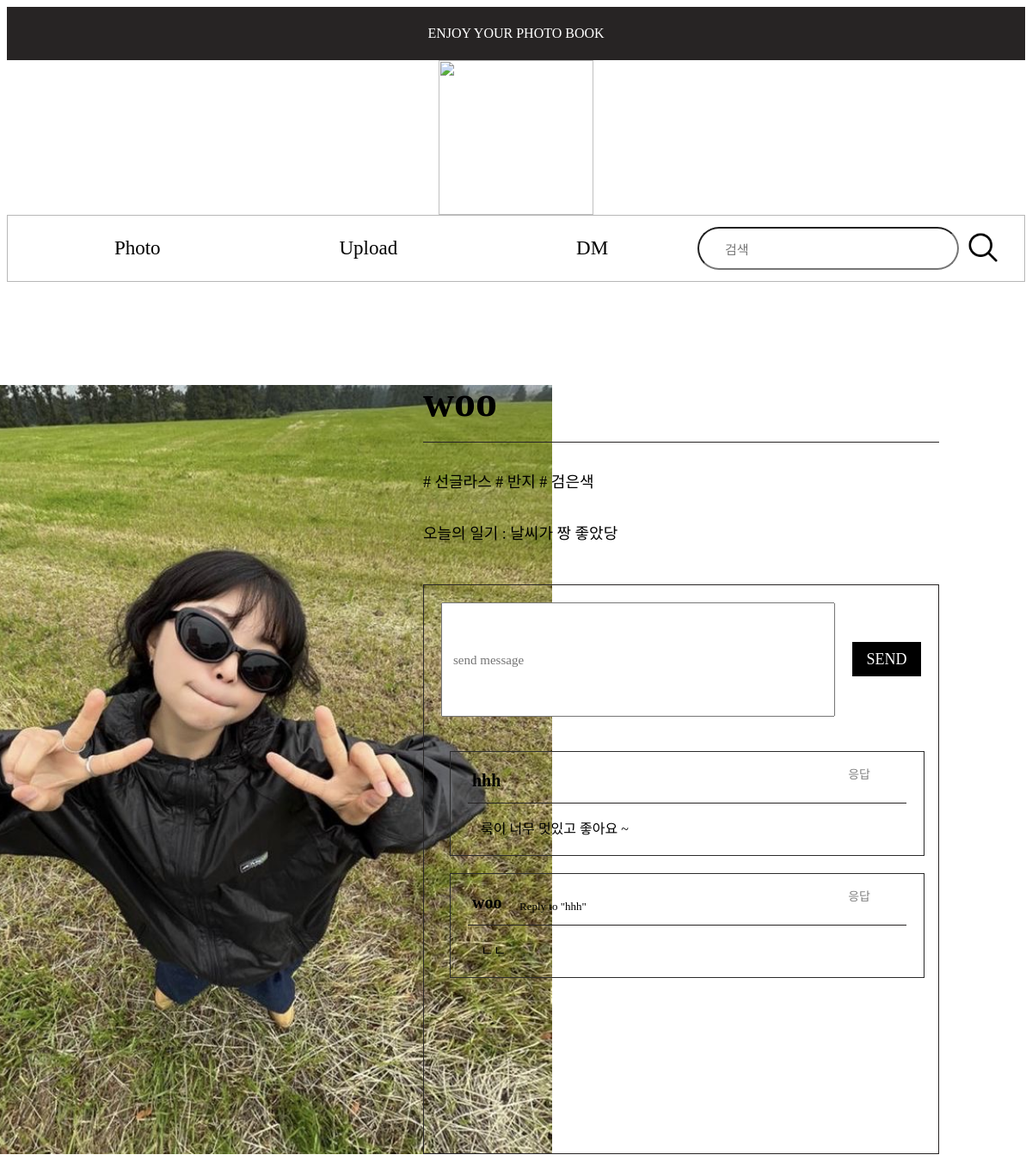
Screenshot of /photo_detail/1 with the database file from the repository.
### tables this page shows
CREATE TABLE photo_table (
    photo_ID INTEGER PRIMARY KEY AUTOINCREMENT,
    user_ID INTEGER NOT NULL,
    photo_img TEXT NOT NULL,
    photo_describ TEXT NOT NULL,
    FOREIGN KEY (user_ID) REFERENCES user_table(ID)
);

CREATE TABLE user_table (
    ID INTEGER PRIMARY KEY AUTOINCREMENT,
    user_nickname TEXT NOT NULL,
    user_ID TEXT NOT NULL UNIQUE,
    user_PW TEXT NOT NULL
);

CREATE TABLE DM_table (
    DM_ID INTEGER PRIMARY KEY AUTOINCREMENT,
    user_ID INTEGER NOT NULL,
    photo_ID INTEGER NOT NULL,
    DM_msg TEXT NOT NULL, parent_user_name TEXT, parent_ID TEXT,
    FOREIGN KEY (user_ID) REFERENCES user_table(ID),
    FOREIGN KEY (photo_ID) REFERENCES photo_table(photo_ID)
);

### signup.py (the view)
@app.route('/photo_detail/<int:item_id>')
def photo_detail(item_id):
    with sqlite3.connect('photo_album.db') as con:
        cur = con.cursor()
        cur.execute('''
            SELECT photo_table.photo_img, user_table.user_nickname, GROUP_CONCAT(photo_keyword_table.keyword), photo_table.photo_describ, photo_table.user_ID
            FROM photo_table
            JOIN user_table ON photo_table.user_ID = user_table.ID
            LEFT JOIN photo_keyword_table ON photo_table.photo_ID = photo_keyword_table.photo_ID
            WHERE photo_table.photo_ID = ?
            GROUP BY photo_table.photo_ID
        ''', (item_id,))
        photo = cur.fetchone()
        cur.execute('''
            SELECT DM_table.DM_ID, DM_table.DM_msg, user_table.user_nickname, DM_table.user_ID, DM_table.parent_ID
            FROM DM_table
            JOIN user_table ON DM_table.user_ID = user_table.ID
            WHERE DM_table.photo_ID = ?
            ORDER BY DM_table.DM_ID ASC
        ''', (item_id,))
        dms = cur.fetchall()
        is_user = 'user_id' in session and session['user_id'] == photo[4]
    keywords = photo[2] if photo[2] is not None else ''
    keywords_list = keywords.split(',')
    formatted_keywords = ' '.join([f'# {kw.strip()}' for kw in keywords_list])
    dms_with_parent = []
    for dm in dms:
        parent_user_name = None
        if dm[4]:  # parent_ID가 있는 경우
            cur.execute('SELECT user_nickname FROM user_table WHERE ID = (SELECT user_ID FROM DM_table WHERE DM_ID = ?)', (dm[4],))
            parent_user_name_result = cur.fetchone()
            if parent_user_name_result:
                parent_user_name = parent_user_name_result[0]
        dms_with_parent.append((dm[0], dm[1], dm[2], dm[3], dm[4], parent_user_name))
    item = {
    'id': item_id,
    'author': photo[1],
    'keywords': formatted_keywords,
    'description': photo[3],
    'img_src': photo[0],
    'is_user': is_user
    }
    return render_template('photo_detail.html', item=item, dms=dms_with_parent)

### templates/photo_detail.html (shortened to what this page needs)
<!DOCTYPE html>
<html>
<head>
    <link rel="stylesheet" href="{{ url_for('static', filename='photo_detail.css') }}" />
</head>
<body>
    <div id='top'>ENJOY YOUR PHOTO BOOK</div>
    <div id="camera_img_container">
        <img id='camera_img' src="{{ url_for('static', filename='assets/camera.png') }}">
    </div>
    <div id="container">
        <div id='topbar_container'>
            <div class="topbar_btn_container"><button class='topbar_btn' onclick="location.href='{{ url_for('mainpage') }}'">Photo</button></div>
            <div class="topbar_btn_container"><button class='topbar_btn' onclick="location.href='{{ url_for('photo_upload') }}'">Upload</button></div>
            <div class="topbar_btn_container"><button class='topbar_btn' onclick="location.href='{{ url_for('dm_list') }}'">DM</button></div>
            <div id="keyword_container">
                <form action="search_keyword" method="POST">
                    <input type="text" id="keyword" name="keyword" placeholder="검색">
                    <button id="search_btn"><img id='search_img' src="{{ url_for('static', filename='assets/search.png') }}"></button>
                </form>
            </div>
        </div>
        <div id="photo_container">
            <div class='photo'>
                <img class='photo_img' src="{{ url_for('static', filename=item['img_src']) }}">
            </div>
        </div>
        <div id='photo_detail_container'>
            <div class="photo_detail">
                <p class="author">{{ item['author'] }}</p>
                <p class="line"></p>
                <p class="keyword"><span class="keyword-item">{{ item['keywords'] }}</span></p>
                <p class="description">{{ item['description'] }}</p>
            </div>
        </div>
        <div id="msg_container">
            <div class="msg_send_container">
                <form action="{{ url_for('msg_send') }}" method="POST">
                    <input type="text" id="msg" name="msg" placeholder="send message">
                    <button id="send_btn">SEND</button>
                </form>
            </div>
            {% for dm in dms %}
            <div class="user_msg_container {% if dm[4] %}reply_msg_container{% endif %}" id="msg_{{ dm[0] }}">
                <p class="user_name">{{ dm[2] }}</p>
                <p class="mini_line"></p>
                <p class="direct_msg">{{ dm[1] }}</p>
                {% if dm[5] %}
                <p class="reply_to">Reply to "{{ dm[5] }}"</p>
                {% endif %}
                <button class='reply_btn' onclick="showReplyForm({{ dm[0] }})">응답</button>
            </div>
        {% endfor %}
        </div>
    </div>
</body>
</html>

### static/photo_detail.css (style rules this page uses)
body { font-family: 'Pretendard-Regular'; }
#top { display: flex; justify-content: center; align-items: center; background-color: #272424; color : #FFFFFF; height: 62px; }
#container { display: grid; grid-template-columns: repeat(3, 1fr); grid-template-rows: auto; gap: 0; }
#camera_img_container { display: flex; justify-content: center; align-items: center; }
#camera_img { width: 180px; height: 180px; }
#topbar_container { grid-column: 1/4; border-style: solid; border-color:#b7b7b7; border-width: 1px; display: flex; justify-content: center; align-items: center; height: 76px; padding: 0 20px; }
.topbar_btn_container { display: flex; justify-content: center; align-items: center; gap : 20px; flex-wrap: nowrap; flex-grow : 1; }
.topbar_btn { color:black; background-color: #FFFFFF; border:0px; font-size: 23px; font-family: 'Pretendard-Regular'; }
#keyword_container { margin-left: auto; display: flex; justify-content: flex-end; }
#search_btn { background-color: #FFFFFF; border:0px; }
#keyword { border-radius: 50px; width: 278px; height: 44px; font-size: 22px; padding-left: 20px; }
input::placeholder { display: flex; align-items: center; font-size: 20px; padding-left: 10px; font-family: 'Pretendard-Regular'; }
#search_img { width:44px; height: 44px; }
form { display: flex; align-items: center; justify-content: center; }
#photo_container { grid-row : 2/4; grid-column: 1/3; }
.photo { margin-top: 120px; display: flex; align-items: center; flex-direction: column; }
.photo_img { width: 784px; height: 895px; }
#photo_detail_container { grid-column : 3/4; grid-row: 2/3; display: flex; height: 100%; position: relative; }
.photo_detail { margin-top: 120px; display: flex; align-items: center; flex-direction: column; }
.author { position: absolute; top: 60px; left: 0; font-size: 50px; font-weight: 650; }
.line { position: absolute; top: 170px; left: 0; content: ""; background-color: #272424; height: 1px; width: 600px; }
.keyword { position: absolute; top : 200px; left: 0; font-size: 18px; font-weight: 400; }
.keyword-item { margin-right:5px; }
.description { position: absolute; top : 260px; left: 0; font-size: 18px; font-weight: 400; }
#msg_container { margin-top: 210px; margin-right: 100px; border: #272424; border-style: solid; border-width: 1px; min-height: 640px; }
#msg { margin: 20px; width: 450px; height: 127px; font-size: 18px; }
input::placeholder { display: flex; font-size: 15px; font-family: 'Pretendard-Regular'; }
#send_btn { margin-right: 20px; display: block; font-size: 18px; background-color: black; color: white; text-align: center; border: 0px; width: 80px; height: 40px; font-family: 'Pretendard-Regular'; }
.user_msg_container { display: flex; position: relative; margin-left: 30px; margin-top: 20px; margin-bottom: 20px; border: #2b2b2b; border-style: solid; border-width: 1px; width: 550px; height: 120px; }
.user_name { position: absolute; top: 2px; margin-left: 25px; font-size: 20px; font-weight: 600; }
.mini_line { position: absolute; top: 43px; left: 0; margin-left: 20px; content: ""; background-color: #272424; height: 1px; width: 510px; }
.direct_msg { position: absolute; top: 60px; margin-left: 35px; font-size: 16px; }
.reply_btn { position: absolute; top: 14px; right: 56px; font-size: 14px; color: #808080; background-color: transparent; border: 0; font-family: 'Pretendard-Regular'; }
.reply_to { margin-left: 20px; display: flex; position: absolute; top:17px; left: 60px; font-size: 13px; }
.reply_msg_container { display: flex; position: relative; margin-left: 30px; margin-top: 20px; margin-bottom: 20px; border: #2b2b2b; border-style: solid; border-width: 1px; width: 550px; height: 120px; }

### rows the page displays
photo_table: photo_img (picture), description "오늘의 일기 : 날씨가 짱 좋았당"
user_table: author "woo", user_nickname "woo"
DM_table: user_nickname "hhh", DM_msg "룩이 너무 멋있고 좋아요 ~"
DM_table: DM_msg "ㄴㄴ"
user_table: user_nickname "hhh"

### other values shown
{{ item['keywords'] }} "# 선글라스 # 반지 # 검은색"
